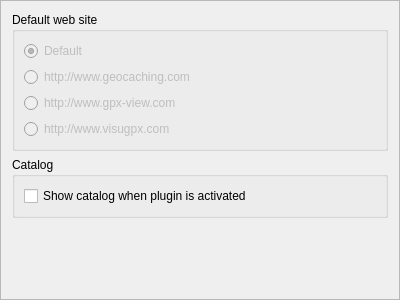
<?xml version="1.0" encoding="UTF-8"?>
<ui version="4.0">
 <class>DisplayInternetBrowserOptionsFrame</class>
 <widget class="QFrame" name="DisplayInternetBrowserOptionsFrame">
  <property name="geometry">
   <rect>
    <x>0</x>
    <y>0</y>
    <width>400</width>
    <height>300</height>
   </rect>
  </property>
  <property name="windowTitle">
   <string>Frame</string>
  </property>
  <property name="frameShape">
   <enum>QFrame::StyledPanel</enum>
  </property>
  <property name="frameShadow">
   <enum>QFrame::Raised</enum>
  </property>
  <layout class="QVBoxLayout" name="verticalLayout">
   <item>
    <widget class="QGroupBox" name="groupBox">
     <property name="title">
      <string>Default web site</string>
     </property>
     <layout class="QVBoxLayout" name="verticalLayout_2">
      <item>
       <widget class="QRadioButton" name="radioButton_3">
        <property name="enabled">
         <bool>false</bool>
        </property>
        <property name="text">
         <string>Default</string>
        </property>
        <property name="checked">
         <bool>true</bool>
        </property>
       </widget>
      </item>
      <item>
       <widget class="QRadioButton" name="radioButton">
        <property name="enabled">
         <bool>false</bool>
        </property>
        <property name="text">
         <string>http://www.geocaching.com</string>
        </property>
        <property name="checked">
         <bool>false</bool>
        </property>
       </widget>
      </item>
      <item>
       <widget class="QRadioButton" name="radioButton_4">
        <property name="enabled">
         <bool>false</bool>
        </property>
        <property name="text">
         <string>http://www.gpx-view.com</string>
        </property>
        <property name="checked">
         <bool>false</bool>
        </property>
       </widget>
      </item>
      <item>
       <widget class="QRadioButton" name="radioButton_2">
        <property name="enabled">
         <bool>false</bool>
        </property>
        <property name="text">
         <string>http://www.visugpx.com</string>
        </property>
        <property name="checked">
         <bool>false</bool>
        </property>
       </widget>
      </item>
     </layout>
    </widget>
   </item>
   <item>
    <widget class="QGroupBox" name="groupBoxCatalog">
     <property name="title">
      <string>Catalog</string>
     </property>
     <layout class="QVBoxLayout" name="verticalLayout_3">
      <item>
       <widget class="QCheckBox" name="checkBoxShowCatalog">
        <property name="text">
         <string>Show catalog when plugin is activated</string>
        </property>
       </widget>
      </item>
     </layout>
    </widget>
   </item>
   <item>
    <spacer name="verticalSpacer">
     <property name="orientation">
      <enum>Qt::Vertical</enum>
     </property>
     <property name="sizeHint" stdset="0">
      <size>
       <width>20</width>
       <height>185</height>
      </size>
     </property>
    </spacer>
   </item>
  </layout>
 </widget>
 <resources/>
 <connections/>
</ui>
